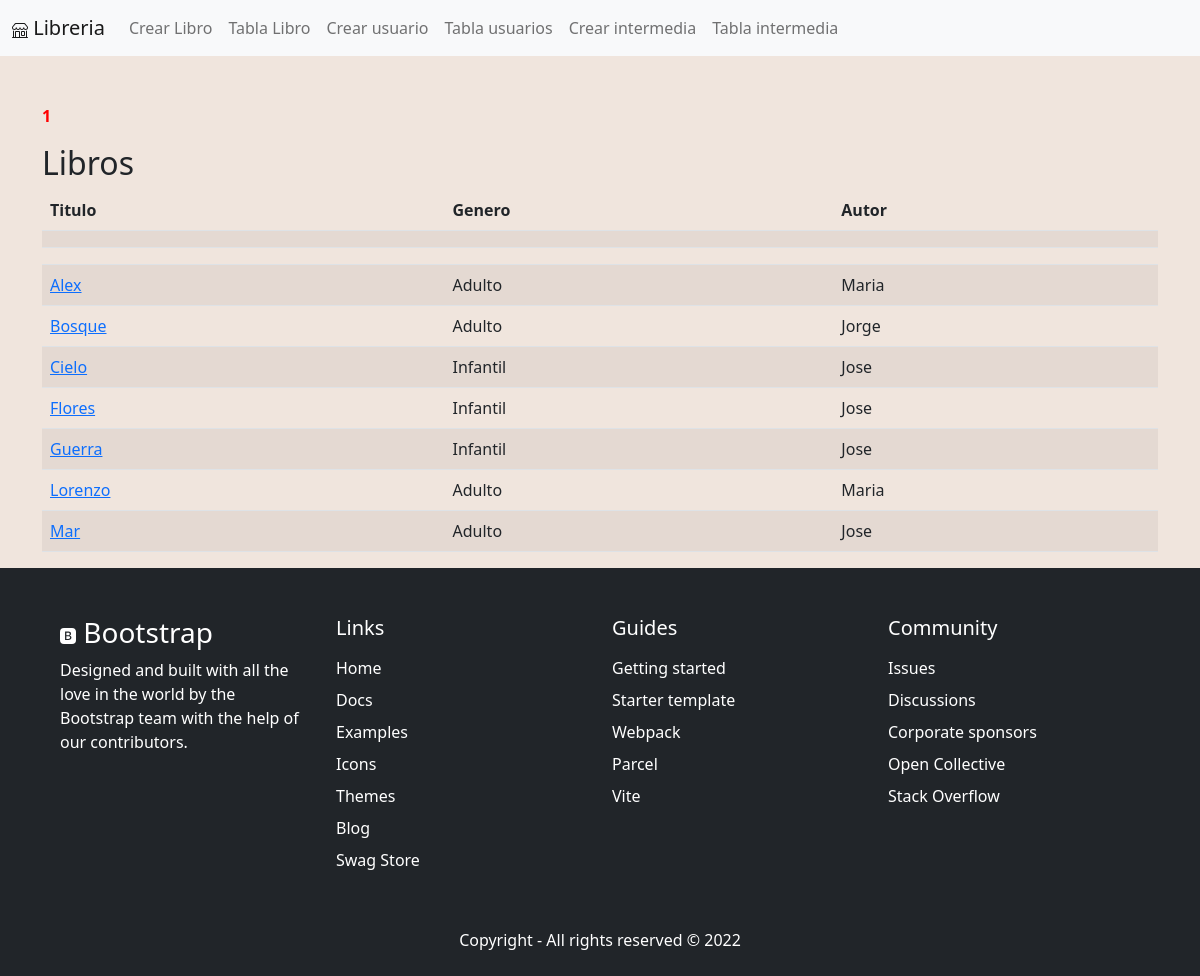
/indexL, run on the app's committed database.
### myapp/models.py (models this page shows)
    class Items(db.Model):
        __tablename__ = "items"
        id = db.Column("item_id", db.Integer, primary_key=True, autoincrement=True)
        tittle = db.Column("tittle", db.String)
        genres = db.Column("genres", db.String)
        authors = db.Column("authors", db.String)
        interactions = db.relationship("Interactions", backref="items", lazy=True)

### myapp/views.py (the view)
    @app.route("/indexL", methods=["GET", "POST"])
    def indexL():
        page = int(request.args.get("page", 1))
        items_list = db_access["items_list"]
        items = items_list(page=page)
        total_pages = ceil (items.total / 10)
        return render_template(
            "indexL.html", items=items, pages=[i + 1 for i in range(total_pages)]
        )

### myapp/templates/indexL.html
{% extends 'base.html' %} {% block content %}
    <div class="container">
      <div class="row">
        <div class="col-12">
          <br><br>
          <p>
            {% for page in pages %} {% if page == items.page %}
            <a href="/?page={{ page }}" class="current-page"
              ><strong>{{ page }}</strong></a
            >
            {% else %}
            <a href="/?page={{ page }}">{{ page }}</a>
            {% endif %} {% endfor %}
          </p>
          <h2>Libros</h2>
          <table id="tabla" class="table table-striped">
            <thead>
              <tr>
                <th>Titulo</th>
                <th>Genero</th>
                <th>Autor</th>
              </tr>
            </thead>
            <tbody>
          <tr>
            {% for sp in items.items %}
          <td><a href="/items/{{ sp.id }}">{{ sp.tittle }}</a></td>
          <td>{{ sp.genres }}</td>
          <td>{{ sp.authors }}</td>
          </tr>
          {% endfor %}
        </tbody>
        </table>
        </div>
      </div>
    </div>
    {% endblock %}

### myapp/static/mystyle.css (style rules this page uses)
body { background-color: #f0e5dd; }
.current-page { color: red; text-decoration: none; }

### data on the page
Items: tittle "Alex", genres "Adulto", authors "Maria"
Items: tittle "Bosque", genres "Adulto", authors "Jorge"
Items: tittle "Cielo", genres "Infantil", authors "Jose"
Items: tittle "Flores", genres "Infantil", authors "Jose"
Items: tittle "Guerra", genres "Infantil", authors "Jose"
Items: tittle "Lorenzo", genres "Adulto", authors "Maria"
Items: tittle "Mar", genres "Adulto", authors "Jose"

### other printed values
{{ page }} "1"
